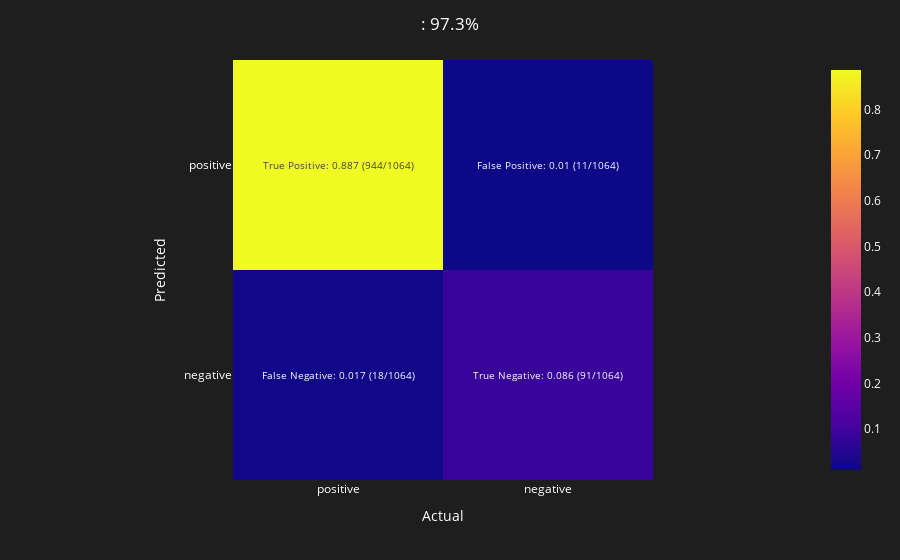

Write notebook code for a chart like this one.
### Markdown cell above
#### Top 1 Accuracy

### Code cell
retina_top1 = top1_accuracy(retina_df, faces)
show_heatmap(retina_top1)

### Figure 1 — Plotly figure (JSON) as saved in the notebook; plotly's stock layout.template omitted (floating-point values rounded to 4 significant figures)
{"data": [{"coloraxis": "coloraxis", "hovertemplate": "Actual: %{x}<br>Predicted: %{y}<br>color: %{z}<extra></extra>", "name": "0", "text": [["True Positive: 0.887 (944/1064)", "False Positive: 0.01 (11/1064)"], ["False Negative: 0.017 (18/1064)", "True Negative: 0.086 (91/1064)"]], "texttemplate": "%{text}", "type": "heatmap", "x": ["positive", "negative"], "xaxis": "x", "y": ["positive", "negative"], "yaxis": "y", "z": [[0.887, 0.01], [0.017, 0.086]]}], "layout": {"coloraxis": {"colorscale": [[0, "#0d0887"], [0.1111, "#46039f"], [0.2222, "#7201a8"], [0.3333, "#9c179e"], [0.4444, "#bd3786"], [0.5556, "#d8576b"], [0.6667, "#ed7953"], [0.7778, "#fb9f3a"], [0.8889, "#fdca26"], [1, "#f0f921"]]}, "font": {"color": "white"}, "margin": {"t": 60}, "paper_bgcolor": "rgb(30,30,30)", "plot_bgcolor": "rgb(30,30,30)", "title": {"text": ": 97.3%", "x": 0.5}, "xaxis": {"anchor": "y", "constrain": "domain", "domain": [0, 1], "scaleanchor": "y", "title": {"text": "Actual"}}, "yaxis": {"anchor": "x", "autorange": "reversed", "constrain": "domain", "domain": [0, 1], "title": {"text": "Predicted"}}}}
